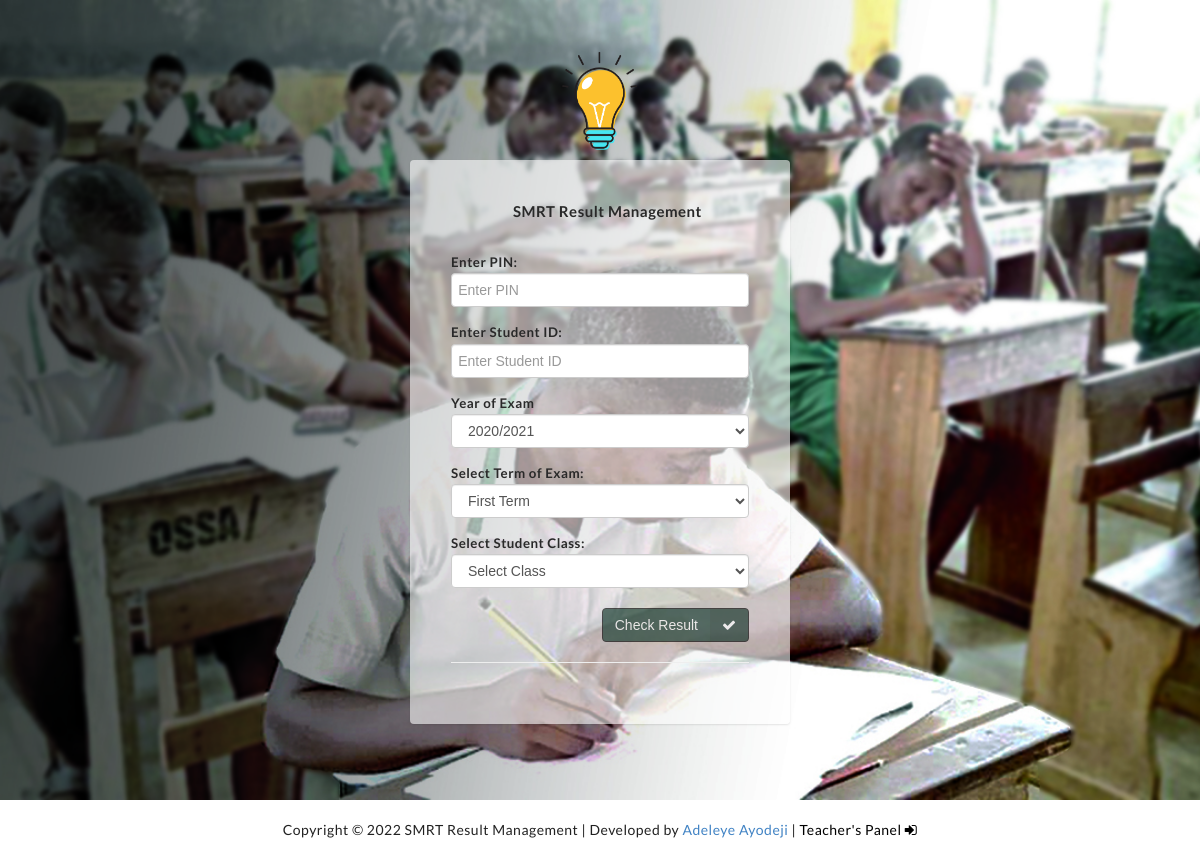
Page /find-result.php on the committed database.
### tables this page shows
CREATE TABLE IF NOT EXISTS `settings` (
  `id` int(11) NOT NULL AUTO_INCREMENT,
  `title` varchar(10000) DEFAULT NULL,
  `description` text,
  `address1` longtext,
  `address2` longtext,
  `session` varchar(1000) DEFAULT NULL,
  `term` varchar(1000) DEFAULT NULL,
  `logo` varchar(1000) DEFAULT NULL,
  `siteback` varchar(1000) DEFAULT NULL,
  PRIMARY KEY (`id`)
);

### find-result.php (the view, shortened to what this page needs)
<?php
include('includes/config.php');?>
<?php include('includes/header.php');?>
<?php
                            $stmt = $dbh->query("SELECT * FROM settings");
                            $rowfront = $stmt->fetch(PDO::FETCH_OBJ);
                            ?>
<div class="login-bg-color bg-black-300"
    style="background: url('images/background/<?php echo htmlentities($rowfront->siteback); ?>');background-position: center;background-size: cover;">
    <div style="margin: 0px;">
        <center><img src="images/<?php echo htmlentities($rowfront->logo); ?>" height="100px" style="margin-top: 50px;">
        </center>
    </div>
    <div class="row">
        <div class="col-md-4 col-md-offset-4">
            <div class="panel login-box" style="background: #ffffff94;margin-top: 10px;">
                <div class="panel-heading">
                    <div class="panel-title text-center">
                        <h4><?php echo htmlentities($rowfront->title); ?></h4>
                    </div>
                </div>
                <div class="panel-body p-20">
                    <form action="result.php" method="post">
                        <div class="form-group">
                            <label for="studentid">Enter PIN:</label>
                            <input type="text" class="form-control" placeholder="Enter PIN" id="pin" autocomplete="off"
                                name="pin" required="">
                        </div>
                        <div class="form-group">
                            <label for="studentid">Enter Student ID:</label>
                            <input type="number" class="form-control" id="studentid" placeholder="Enter Student ID"
                                autocomplete="off" name="studentid" required>
                        </div>
                        <div class="form-group">
                            <label for="studentid">Year of Exam</label>
                            <select class="form-control" name="examyear">
                                <option value="2020/2021">2020/2021</option>
                            </select>
                        </div>
                        <div class="form-group">
                            <label for="studentid">Select Term of Exam:</label>
                            <select name="term" class="form-control stid" required="required">
                                <option value="First Term">First Term</option>
                            </select>
                        </div>
                        <div class="form-group">
                            <label for="default" class="control-label">Select Student Class:</label>
                            <select name="class" class="form-control" id="default" required="required">
                                <option value="">Select Class</option>
                            </select>
                        </div>
                        <div class="form-group mt-20">
                            <div class="">
                                <button type="submit" id="submit" class="btn btn-success btn-labeled pull-right"
                                    style="background: #13382c;border-color: black;">Check Result<span
                                        class="btn-label btn-label-right"><i class="fa fa-check"></i></span></button>
                                <div class="clearfix"></div>
                            </div>
                        </div>
                    </form>
                    <hr>
                </div>
            </div>
        </div>
    </div>
</div>
</div>
<?php include 'includes/credit.php'; ?>
</body>
</html>

### includes/credit.php
<?php
    $place = $_SERVER['REQUEST_URI'] == "/teacherlog.php" ? "fixed" : "static";
?>
<div class="credit" style="position: <?php echo $_SESSION ? "static" : $place; ?>;">
				   <?php
                            $stmt = $dbh->query("SELECT * FROM settings");
                            $rowwww = $stmt->fetch(PDO::FETCH_OBJ);
                            ?>
           Copyright &copy; <?php echo date("Y")." ". htmlentities($rowwww->title); ?> | Developed by <a href="https://adeleyeayodeji.com" target="_blank">Adeleye Ayodeji</a> | <?php
           	if (!isset($_SESSION["alogin"])) {
			?>
			<a href="teacherlog.php" style="color: black;">Teacher's Panel <i class="fa fa-sign-in"></i></a>
			<?php
		}else{
		   	?>
		   	<a href="logout.php" style="color: red;">Logout <i class="fa fa-sign-out"></i></a>
		   	<?php
		}
            ?>
        </div>

### css/main.css (style rules this page uses)
body,html { font-family:Poppins,sans-serif;font-weight:400;color:#494949;font-size:12px;line-height:1.75em }
@media (min-width:600px) { body,html { font-size:calc(12px + (14 - 12) * ((100vw - 600px)/ (1140 - 600))) } }
@media (min-width:1140px) { body,html { font-size:14px } }
a,abbr,acronym,address,b,big,blockquote,caption,center,cite,code,dd,del,dfn,dl,dt,em,fieldset,form,h1,h2,h3,h4,h5,h6,i,img,ins,kbd,label,legend,li,ol,p,pre,q,s,samp,small,strike,strong,sub,sup,table,tbody,td,tfoot,th,thead,tr,tt,u,ul,var { margin:0;padding:0 }
.h1,.h2,.h3,.h4,.h5,.h6,h1,h2,h3,h4,h5,h6 { font-family:Poppins,sans-serif;font-weight:400;color:#292929;clear:both }
.h4,h4 { font-size:16.8060715286px;margin-top:1.5619355157em;line-height:1.8743226189em;margin-bottom:.3681503615em }
@media (min-width:600px) { .h4,h4 { font-size:calc(16.8060715286px + (19.60708345 - 16.8060715286) * ((100vw - 600px)/ (1140 - 600))) } }
@media (min-width:1140px) { .h4,h4 { font-size:19.60708345px;margin-top:1.5619355157em;line-height:1.8743226189em;margin-bottom:.3601841818em } }
input[type=color],input[type=date],input[type=datetime-local],input[type=email],input[type=month],input[type=number],input[type=password],input[type=search],input[type=text],input[type=time],input[type=url],input[type=week],textarea { display:block;max-width:100%;padding:.4375em;font-size:12px;margin-bottom:1.3125em }
@media (min-width:600px) { input[type=color],input[type=date],input[type=datetime-local],input[type=email],input[type=month],input[type=number],input[type=password],input[type=search],input[type=text],input[type=time],input[type=url],input[type=week],textarea { font-size:calc(12px + (14 - 12) * ((100vw - 600px)/ (1140 - 600))) } }
@media (min-width:1140px) { input[type=color],input[type=date],input[type=datetime-local],input[type=email],input[type=month],input[type=number],input[type=password],input[type=search],input[type=text],input[type=time],input[type=url],input[type=week],textarea { font-size:14px;margin-bottom:.546875em } }
button,input[type=submit] { cursor:pointer;font-size:12px;padding:.4375em 1.75em;margin-bottom:0 }
@media (min-width:600px) { button,input[type=submit] { font-size:calc(12px + (14 - 12) * ((100vw - 600px)/ (1140 - 600))) } }
@media (min-width:1140px) { button,input[type=submit] { font-size:14px;margin-bottom:0 } }
label { display:block;padding-bottom:.21875em;margin-bottom:-.125em }
body { font-family:Poppins,sans-serif;-webkit-font-smoothing:antialiased;background-color:#f2f2f2;color:#494949;text-rendering:optimizeLegibility!important;letter-spacing:.5px;overflow-x:hidden }
a { outline:0!important;text-decoration:none!important;color:#494949;-webkit-transition:all .4s ease-in-out;transition:all .4s ease-in-out }
.bg-black-300 { background-color:#3c3c3c;border-color:#3c3c3c;color:#fff!important }
.bg-black-300 h1,.bg-black-300 h2,.bg-black-300 h3,.bg-black-300 h4,.bg-black-300 h5,.bg-black-300 h6 { color:#fff }
.mt-20 { margin-top:20px!important }
.p-20 { padding:20px!important }
.panel { box-shadow:0 1px 2px rgba(0,0,0,.1) }
.panel .panel-title h1,.panel .panel-title h2,.panel .panel-title h3,.panel .panel-title h4,.panel .panel-title h5,.panel .panel-title h6 { color:inherit!important;margin:0;line-height:30px }
.panel-heading { padding:5px }
.panel-heading .panel-title { margin-top:10px;padding-left:15px }
.btn .fa { margin-right:6px }
.btn.btn-labeled { padding-top:0;padding-bottom:0 }
.btn.btn-labeled .fa { margin-right:0 }
.btn.btn-labeled .btn-label { position:relative;background:0 0;background:rgba(0,0,0,.15);display:inline-block;padding:6px 12px;left:-12px;border-radius:4px 0 0 4px }
.btn.btn-labeled .btn-label.btn-label-right { left:auto;right:-12px;border-radius:0 4px 4px 0 }
.form-group label { font-size:95% }
.login-bg-color { min-height:100vh }
.login-bg-color .login-box { color:#292929!important;padding:20px;margin-top:125px;border-radius:4px;box-shadow:0 1px 2px rgba(0,0,0,.1) }
.login-bg-color .login-box h1,.login-bg-color .login-box h2,.login-bg-color .login-box h3,.login-bg-color .login-box h4,.login-bg-color .login-box h5,.login-bg-color .login-box h6 { color:#292929!important }

### css/style.css (style rules this page uses)
body { background: #f1f1f1; }
center { cursor: pointer; }
.credit { position: fixed; bottom: 0px; width: 100%; padding: 20px; text-align: center; background: white; }

### rows in the picture
settings: siteback (picture), logo (picture), title "SMRT Result Management"
